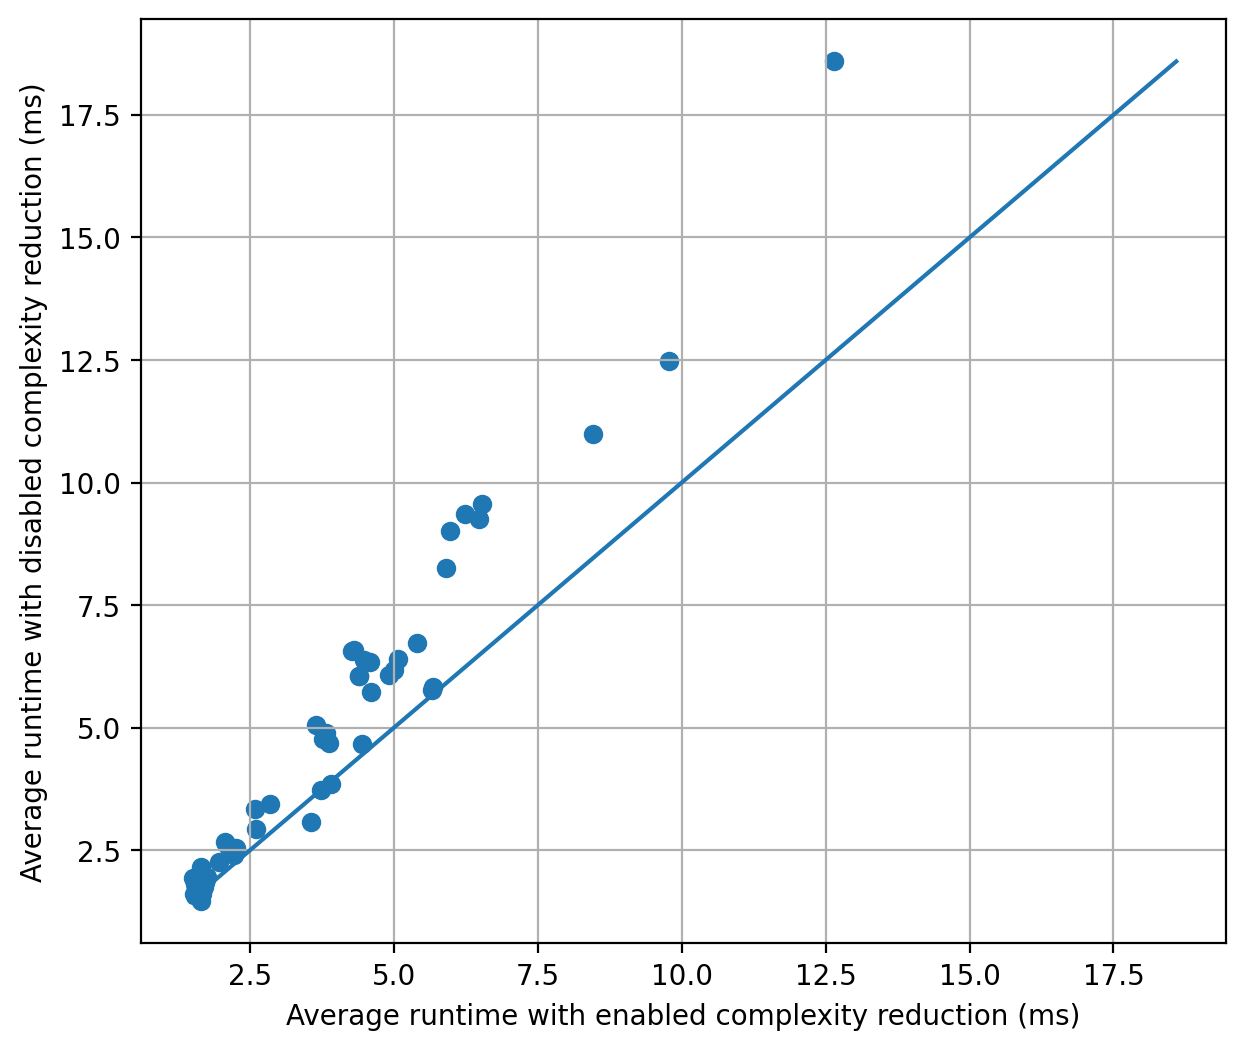

Write Python code to recreate this figure.
#!/usr/bin/env python3
import json
from pathlib import Path
from statistics import mean

import matplotlib.pyplot as plt


def load_data(input_json: Path):
    return json.loads(input_json.read_text(encoding="utf-8"))


def avg(values, default=0.0):
    # Defensive: handle empty lists just in case
    return mean(values) if values else default


def plot_complexity_reduction(data, out_png: Path):
    x = [avg(d["runtimesOn"]) for d in data]
    y = [avg(d["runtimesOff"]) for d in data]

    fig, ax = plt.subplots(figsize=(7, 6))
    ax.scatter(x, y)

    mn = min(min(x), min(y))
    mx = max(max(x), max(y))
    ax.plot([mn, mx], [mn, mx])

    ax.set_xlabel("Average runtime with enabled complexity reduction (ms)")
    ax.set_ylabel("Average runtime with disabled complexity reduction (ms)")
    ax.grid(True)

    fig.savefig(out_png, dpi=200, bbox_inches="tight")
    plt.close(fig)


def main():
    input_json = Path("data.json")
    out_png = Path("plots.png")  # Save in current directory

    data = load_data(input_json)
    plot_complexity_reduction(data, out_png)

    print("Wrote plot to:", out_png.resolve())


if __name__ == "__main__":
    main()
